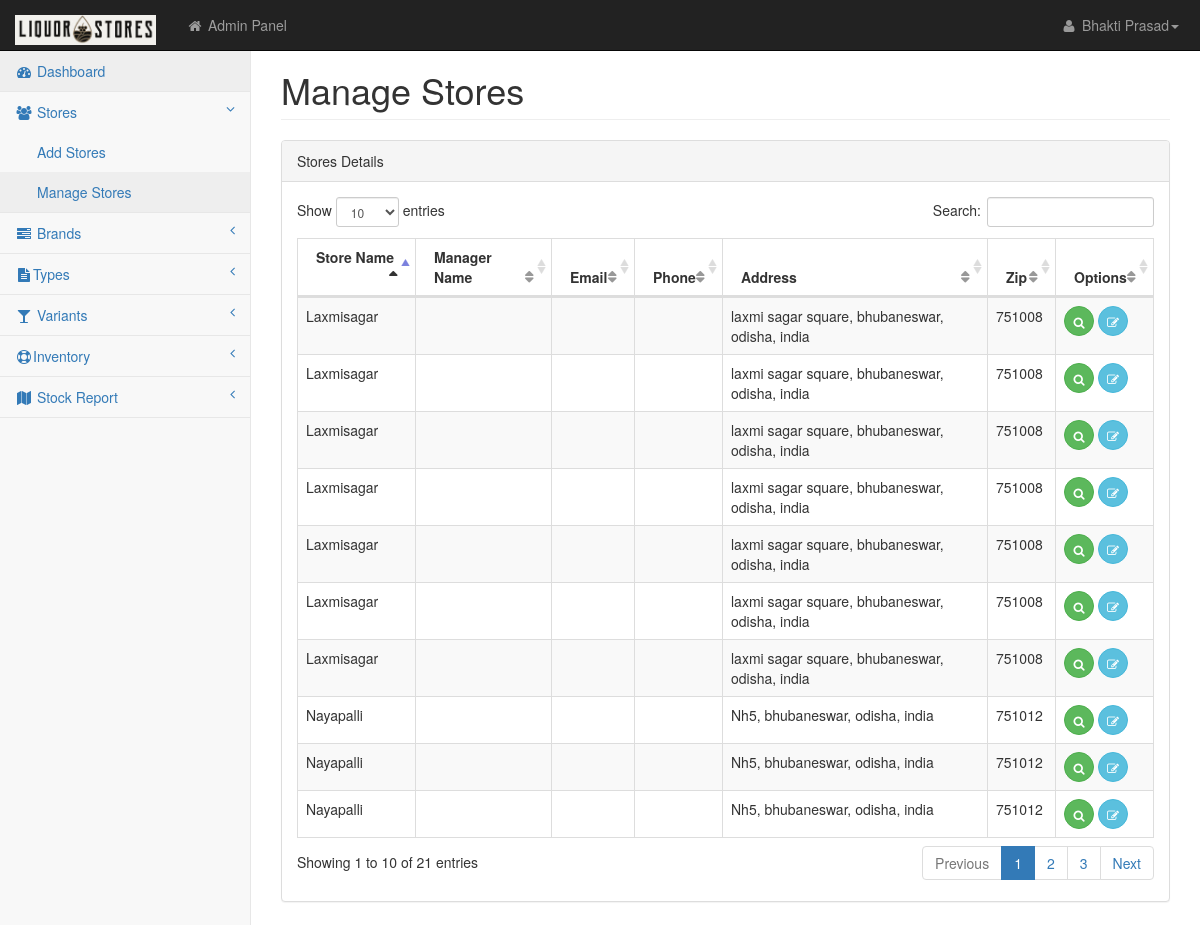
/manage_stores.php, run on an earlier commit of the app's database.
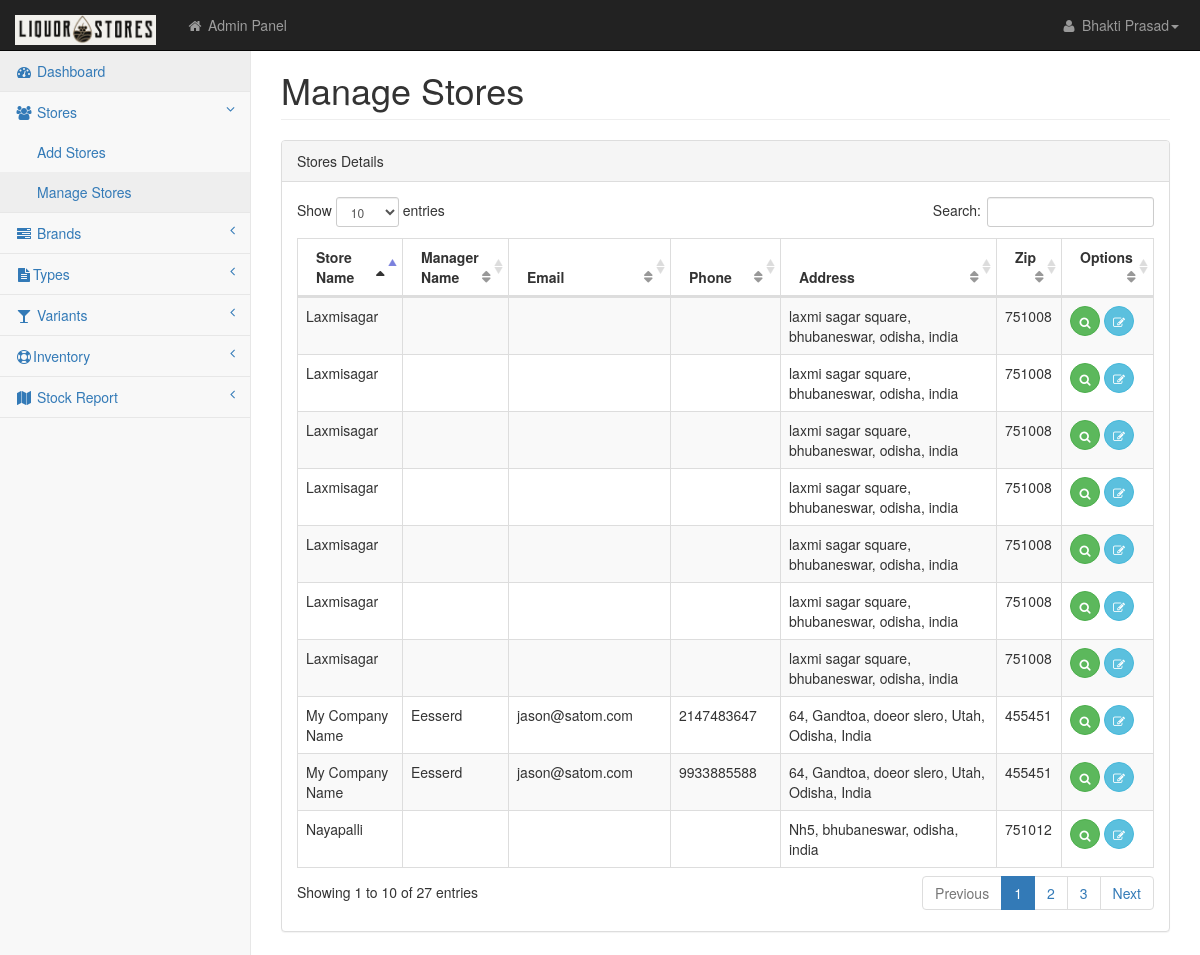
And on a later commit of the database.
### tables this page shows
CREATE TABLE `stores` (
  `id` int(11) NOT NULL AUTO_INCREMENT,
  `name` varchar(255) DEFAULT NULL,
  `incharge_name` varchar(255) DEFAULT NULL,
  `email` varchar(255) DEFAULT NULL,
  `phone` bigint(20) DEFAULT NULL,
  `address` varchar(255) DEFAULT NULL,
  `city` varchar(111) DEFAULT NULL,
  `state` varchar(111) DEFAULT NULL,
  `country` varchar(22) DEFAULT NULL,
  `zip` int(7) DEFAULT NULL,
  PRIMARY KEY (`id`)
);

### include/config.php (called while the page is built, shortened)
<?php
$addres='http://'.$_SERVER['SERVER_NAME'].'/';
$stylepath='http://'.$_SERVER['SERVER_NAME'].'/wineshop/css/';
?>

### include/functions.php (called while the page is built, shortened)
<?php
function GetName($tablename,$field,$where,$id)
{
 	global $con;
	$uquery= mysqli_query($con,"SELECT * FROM $tablename WHERE $where='$id'");
	$urow=mysqli_fetch_object($uquery);
	$newval=stripslashes( $urow->$field);
 	return $newval;
}
?>

### manage_stores.php (the view, shortened to what this page needs)
<?php
 include("top.php");
$sqlSelectclient="SELECT * FROM stores";
$selectclient=mysqli_query($con,$sqlSelectclient);
?>
    </head>
    <body>
        <div id="wrapper">
            <?php include("nav.php"); ?>
            <div id="page-wrapper">
                <div class="row">
                    <div class="col-lg-12">
                        <h1 class="page-header">Manage Stores</h1>
                    </div>
                </div>
                <div class="row">
                    <div class="col-lg-12">
                        <div class="panel panel-default">
                            <div class="panel-heading">
                                Stores Details
                            </div>
                            <div class="panel-body">
                                <div class="dataTable_wrapper">
                                    <table class="table table-striped table-bordered table-hover" id="dataTables-example">
                                        <thead>
                                            <tr>
                                                <th>Store Name</th>
                                                <th>Manager Name</th>
												<th>Email</th>
                                                <th>Phone</th>
												<th>Address</th>
                                                <th>Zip</th>
												<th>Options</th>
                                            </tr>
                                        </thead>
                                        <tbody>
                                        <?php
	   $i=0;
	  while($resultclient=mysqli_fetch_object($selectclient))
        	  {
				 if($i % 2 != "0")
  				 {
     			 $class = 'odd';
   					}
  				 else
   				{
      			$class = 'even';
   				}
				  ?>
                                            <tr class="<?php echo $class; ?>" id="<? echo stripslashes($resultclient->id); ?>">
                                                <td><? echo stripslashes($resultclient->name); ?></td>
                                                <td><? echo stripslashes($resultclient->incharge_name); ?></td>
                                                <td><? echo stripslashes($resultclient->email); ?></td>
                                                <td class="center"><? echo stripslashes($resultclient->phone); ?></td>
                                                <td class="center"><? echo stripslashes($resultclient->address); ?>, <? echo stripslashes($resultclient->city); ?>, <? echo stripslashes($resultclient->state); ?>, <? echo stripslashes($resultclient->country); ?></td>
												<td class="center"> <? echo stripslashes($resultclient->zip); ?></td>
												<td class="center">
												<a class="btn btn-success btn-circle" href="add_stores.php?action=view&id=<? echo stripslashes($resultclient->id); ?>"><i class="fa fa-search"></i></a>
												<a class="btn btn-info btn-circle" href="add_stores.php?action=edit&id=<? echo stripslashes($resultclient->id); ?>"><i class="fa fa-edit"></i></a>
												</td>
                                            </tr>
                                              <? $i++; } ?>
                                        </tbody>
                                    </table>
                                </div>
                          </div>
                        </div>
                    </div>
                </div>
            </div>
        </div>
    </body>
</html>

### top.php (shortened to what this page needs)
<?php
include("connect.php");
?>
<!DOCTYPE html>
<html lang="en">
    <head>
        <link href="<?php echo $stylepath; ?>bootstrap.min.css" rel="stylesheet">
        <link href="<?php echo $stylepath; ?>metisMenu.min.css" rel="stylesheet">
        <link href="<?php echo $stylepath; ?>startmin.css" rel="stylesheet">
        <link href="<?php echo $stylepath; ?>font-awesome.min.css" rel="stylesheet" type="text/css">
        <link href="<?php echo $stylepath; ?>bootstrap-social.css" rel="stylesheet">
        <link href="<?php echo $stylepath; ?>timeline.css" rel="stylesheet">
        <link href="<?php echo $stylepath; ?>morris.css" rel="stylesheet">
        <link href="<?php echo $stylepath; ?>dataTables/dataTables.bootstrap.css" rel="stylesheet">
        <link href="<?php echo $stylepath; ?>dataTables/dataTables.responsive.css" rel="stylesheet">

### nav.php (shortened to what this page needs)
<nav class="navbar navbar-inverse navbar-fixed-top" role="navigation">
              <div class="navbar-header">
                  <a class="navbar-brand" href="dashboard.php"><img src="logo.png" alt="" height="30" /></a>
              </div>
              <ul class="nav navbar-nav navbar-left navbar-top-links">
                  <li><a href="#"><i class="fa fa-home fa-fw"></i> Admin Panel</a></li>
              </ul>
              <ul class="nav navbar-right navbar-top-links">
                  <li class="dropdown">
                      <a class="dropdown-toggle" data-toggle="dropdown" href="<?php echo $addres; ?>editprofile.php">
                          <i class="fa fa-user fa-fw"></i> <?php echo GetName('users','name','id','1') ?><b class="caret"></b>
                      </a>
                  </li>
              </ul>
              <div class="navbar-default sidebar" role="navigation">
                  <div class="sidebar-nav navbar-collapse">
                      <ul class="nav" id="side-menu">
                          <li>
                              <a href="dashboard.php" class="active"><i class="fa fa-dashboard fa-fw"></i> Dashboard</a>
                          </li>
                          <li>
                              <a href="manage_customer.php"><i class="fa fa-users fa-fw"></i> Stores<span class="fa arrow"></span></a>
                              <ul class="nav nav-second-level">
                                  <li>
                                      <a href="add_stores.php"> Add Stores</a>
                                  </li>
                                  <li>
                                      <a href="manage_stores.php"> Manage Stores</a>
                                  </li>
                              </ul>
                          </li>
                          <li>
                              <a href="manage_brands.php"><i class="fa fa-tasks fa-fw"></i> Brands<span class="fa arrow"></span></a>
                          </li>
					<li>
                              <a href="manage_types.php"><i class="fa fa-file-text fa-fw"></i>Types<span class="fa arrow"></span></a>
                          </li>
                          <li>
                              <a href="manage_variants.php"><i class="fa fa-glass fa-fw"></i> Variants<span class="fa arrow"></span></a>
                          </li>
                          <li>
                              <a href="#"><i class="fa fa-support fa-fw"></i>Inventory<span class="fa arrow"></span></a>
                          </li>
                          <li>
                              <a href="#"><i class="fa fa-map fa-fw"></i> Stock Report<span class="fa arrow"></span></a>
                          </li>
                      </ul>
                  </div>
              </div>
          </nav>

### css/startmin.css (style rules this page uses)
body { background-color: #f8f8f8; }
#wrapper { width: 100%; }
#page-wrapper { padding: 30px 15px 0 15px; min-height: 568px; background-color: #fff; }
@media (min-width:768px) { #page-wrapper { position: inherit; margin-left: 250px; padding: 30px 30px 0 30px; border-left: 1px solid #e7e7e7; } }
.navbar-header { float: left; }
.navbar-left { float: left; }
.navbar-right { text-align: right; }
.navbar-top-links { margin: 0; }
.navbar-top-links li { display: inline-block; }
.navbar-top-links li:last-child { margin-right: 6px; }
.navbar-top-links li a { padding: 15px; min-height: 50px; }
.navbar-top-links>li>a { color: #999; }
.sidebar .sidebar-nav.navbar-collapse { padding-right: 0; padding-left: 0; }
.sidebar ul li { border-bottom: 1px solid #e7e7e7; }
.sidebar ul li a.active { background-color: #eee; }
.sidebar .arrow { float: right; }
.sidebar .fa.arrow:before { content: "\f104"; }
.sidebar .active>a>.fa.arrow:before { content: "\f107"; }
.sidebar .nav-second-level li, .sidebar .nav-third-level li { border-bottom: 0!important; }
.sidebar .nav-second-level li a { padding-left: 37px; }
@media (min-width:768px) { .sidebar { z-index: 1; position: absolute; width: 250px; margin-top: 51px; } }
table.dataTable thead .sorting, table.dataTable thead .sorting_asc, table.dataTable thead .sorting_desc, table.dataTable thead .sorting_asc_disabled, table.dataTable thead .sorting_desc_disabled { background: 0 0; }
table.dataTable thead .sorting_asc:after { content: "\f0de"; float: right; font-family: fontawesome; }
table.dataTable thead .sorting:after { content: "\f0dc"; float: right; font-family: fontawesome; color: rgba(50,50,50,.5); }
.btn-circle { width: 30px; height: 30px; padding: 6px 0; border-radius: 15px; text-align: center; font-size: 12px; line-height: 1.428571429; }

What changed in the data, as far as the page shows it:
no longer on this page (row unchanged): stores: name "Nayapalli", address "Nh5", city "bhubaneswar", state "odisha", country "india", zip "751012"
no longer on this page (row unchanged): stores: name "Nayapalli", address "Nh5", city "bhubaneswar", state "odisha", country "india", zip "751012"
added stores: name "My Company Name", incharge_name "Eesserd", email "jason@satom.com", phone "2147483647", address "64, Gandtoa, doeor slero", city "Utah", state "Odisha", country "India", zip "455451"
added stores: name "My Company Name", incharge_name "Eesserd", email "jason@satom.com", phone "9933885588", address "64, Gandtoa, doeor slero", city "Utah", state "Odisha", country "India", zip "455451"
Also different on the page:
text written by a page script: "Show entries Search: Showing 1 to 10 of 21 entries Previous 1 2 3 Next" → "Show entries Search: Showing 1 to 10 of 27 entries Previous 1 2 3 Next"
